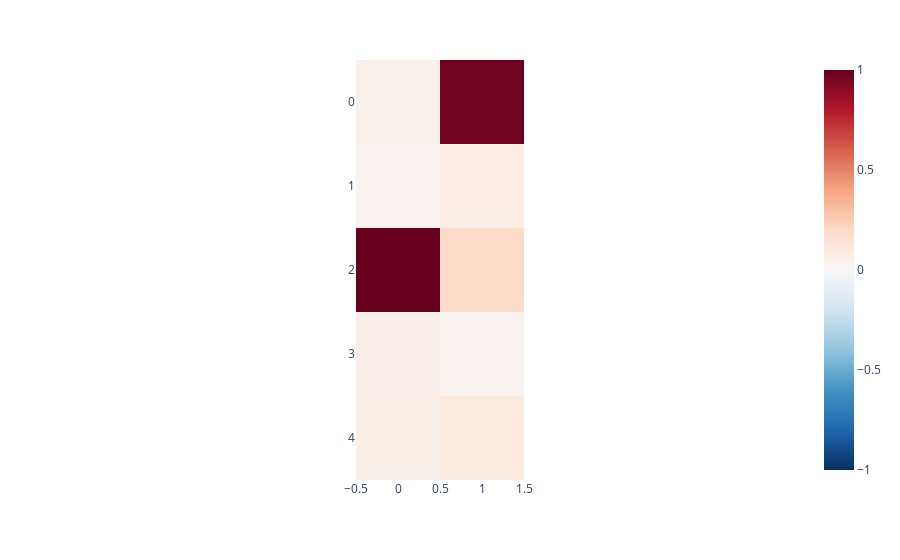
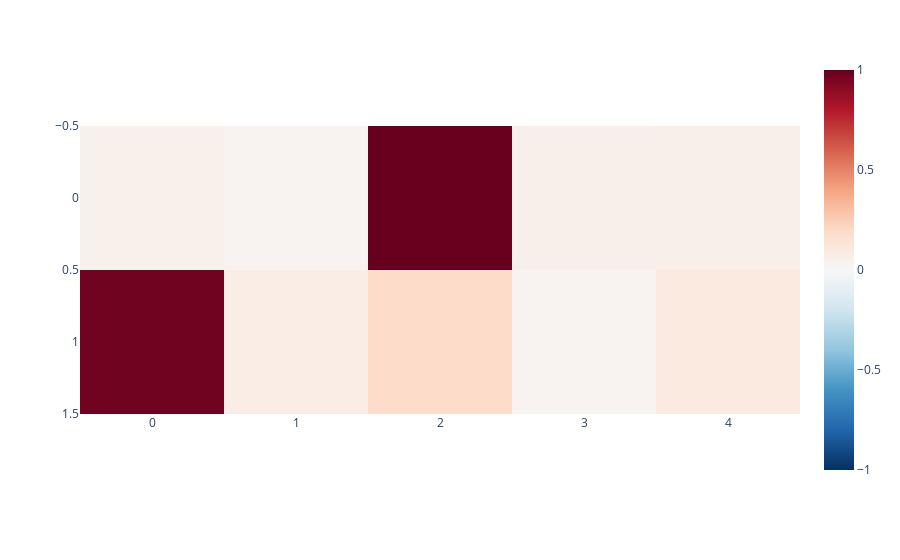
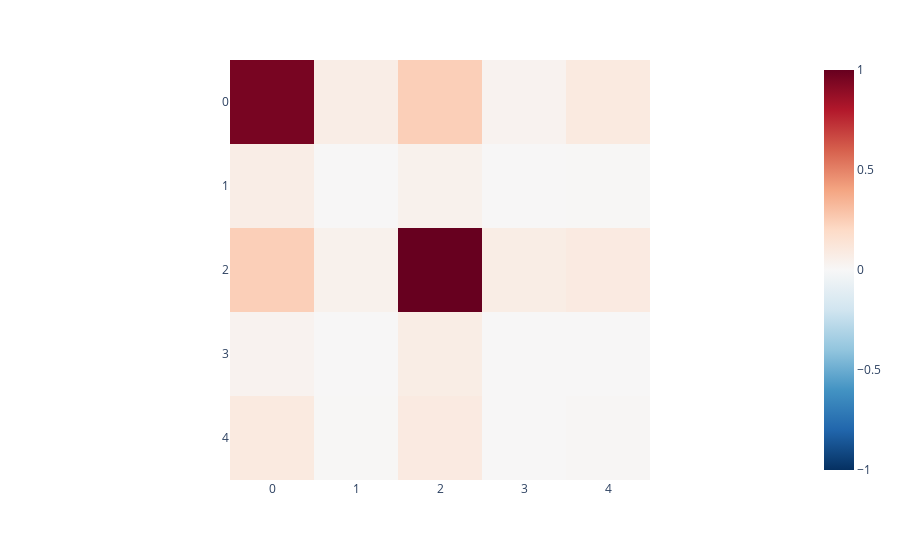
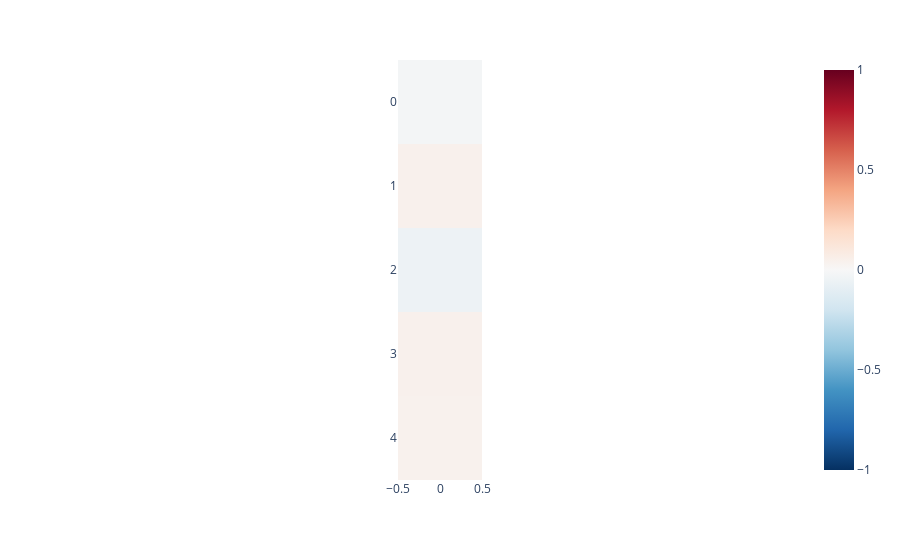

These figures' notebook cell, in order:
### Code cell
w1 = model.log_weight1.exp()
w2 = torch.transpose(w1, 0, 1)

b2 = model.bias2
# visualise_tensor(torch.transpose(w1,0,1)@w1)
visualise_tensor(w1)
visualise_tensor(w2)
visualise_tensor(w1@w2)
visualise_tensor(b2.data.reshape(-1,1))

### Figure 1 — Plotly figure (JSON) as saved in the notebook; plotly's stock layout.template omitted (floating-point values rounded to 4 significant figures)
{"data": [{"coloraxis": "coloraxis", "hovertemplate": "x: %{x}<br>y: %{y}<br>color: %{z}<extra></extra>", "name": "0", "type": "heatmap", "xaxis": "x", "yaxis": "y", "z": [[0.04899, 0.9762], [0.02625, 0.07316], [1.241, 0.1874], [0.05444, 0.03109], [0.05904, 0.09558]]}], "layout": {"coloraxis": {"cmax": 1, "cmin": -1, "colorscale": [[0, "rgb(5,48,97)"], [0.1, "rgb(33,102,172)"], [0.2, "rgb(67,147,195)"], [0.3, "rgb(146,197,222)"], [0.4, "rgb(209,229,240)"], [0.5, "rgb(247,247,247)"], [0.6, "rgb(253,219,199)"], [0.7, "rgb(244,165,130)"], [0.8, "rgb(214,96,77)"], [0.9, "rgb(178,24,43)"], [1, "rgb(103,0,31)"]]}, "margin": {"t": 60}, "xaxis": {"anchor": "y", "constrain": "domain", "domain": [0, 1], "scaleanchor": "y"}, "yaxis": {"anchor": "x", "autorange": "reversed", "constrain": "domain", "domain": [0, 1]}}}

### Figure 2 — Plotly figure (JSON) as saved in the notebook; plotly's stock layout.template omitted (floating-point values rounded to 4 significant figures)
{"data": [{"coloraxis": "coloraxis", "hovertemplate": "x: %{x}<br>y: %{y}<br>color: %{z}<extra></extra>", "name": "0", "type": "heatmap", "xaxis": "x", "yaxis": "y", "z": [[0.04899, 0.02625, 1.241, 0.05444, 0.05904], [0.9762, 0.07316, 0.1874, 0.03109, 0.09558]]}], "layout": {"coloraxis": {"cmax": 1, "cmin": -1, "colorscale": [[0, "rgb(5,48,97)"], [0.1, "rgb(33,102,172)"], [0.2, "rgb(67,147,195)"], [0.3, "rgb(146,197,222)"], [0.4, "rgb(209,229,240)"], [0.5, "rgb(247,247,247)"], [0.6, "rgb(253,219,199)"], [0.7, "rgb(244,165,130)"], [0.8, "rgb(214,96,77)"], [0.9, "rgb(178,24,43)"], [1, "rgb(103,0,31)"]]}, "margin": {"t": 60}, "xaxis": {"anchor": "y", "constrain": "domain", "domain": [0, 1], "scaleanchor": "y"}, "yaxis": {"anchor": "x", "autorange": "reversed", "constrain": "domain", "domain": [0, 1]}}}

### Figure 3 — Plotly figure (JSON) as saved in the notebook; plotly's stock layout.template omitted (floating-point values rounded to 4 significant figures)
{"data": [{"coloraxis": "coloraxis", "hovertemplate": "x: %{x}<br>y: %{y}<br>color: %{z}<extra></extra>", "name": "0", "type": "heatmap", "xaxis": "x", "yaxis": "y", "z": [[0.9553, 0.0727, 0.2438, 0.03301, 0.09619], [0.0727, 0.006041, 0.04629, 0.003703, 0.008542], [0.2438, 0.04629, 1.575, 0.07338, 0.09118], [0.03301, 0.003703, 0.07338, 0.00393, 0.006185], [0.09619, 0.008542, 0.09118, 0.006185, 0.01262]]}], "layout": {"coloraxis": {"cmax": 1, "cmin": -1, "colorscale": [[0, "rgb(5,48,97)"], [0.1, "rgb(33,102,172)"], [0.2, "rgb(67,147,195)"], [0.3, "rgb(146,197,222)"], [0.4, "rgb(209,229,240)"], [0.5, "rgb(247,247,247)"], [0.6, "rgb(253,219,199)"], [0.7, "rgb(244,165,130)"], [0.8, "rgb(214,96,77)"], [0.9, "rgb(178,24,43)"], [1, "rgb(103,0,31)"]]}, "margin": {"t": 60}, "xaxis": {"anchor": "y", "constrain": "domain", "domain": [0, 1], "scaleanchor": "y"}, "yaxis": {"anchor": "x", "autorange": "reversed", "constrain": "domain", "domain": [0, 1]}}}

### Figure 4 — Plotly figure (JSON) as saved in the notebook; plotly's stock layout.template omitted (floating-point values rounded to 4 significant figures)
{"data": [{"coloraxis": "coloraxis", "hovertemplate": "x: %{x}<br>y: %{y}<br>color: %{z}<extra></extra>", "name": "0", "type": "heatmap", "xaxis": "x", "yaxis": "y", "z": [[-0.01998], [0.04679], [-0.05114], [0.04779], [0.04281]]}], "layout": {"coloraxis": {"cmax": 1, "cmin": -1, "colorscale": [[0, "rgb(5,48,97)"], [0.1, "rgb(33,102,172)"], [0.2, "rgb(67,147,195)"], [0.3, "rgb(146,197,222)"], [0.4, "rgb(209,229,240)"], [0.5, "rgb(247,247,247)"], [0.6, "rgb(253,219,199)"], [0.7, "rgb(244,165,130)"], [0.8, "rgb(214,96,77)"], [0.9, "rgb(178,24,43)"], [1, "rgb(103,0,31)"]]}, "margin": {"t": 60}, "xaxis": {"anchor": "y", "constrain": "domain", "domain": [0, 1], "scaleanchor": "y"}, "yaxis": {"anchor": "x", "autorange": "reversed", "constrain": "domain", "domain": [0, 1]}}}
